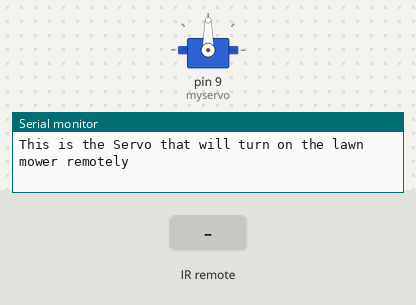
Bench run of a sketch on a simulated Arduino Uno, built with avr-gcc and run on an emulated ATmega328P. Shown: servo, the last lines printed to the serial monitor. The inputs (shaded band) are chosen by the test bench.

Above: at 1.2 s.
1.3 s: infrared code 0xFF18E7 received
At 2.9 s:
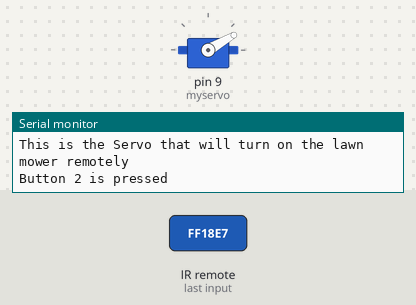
At 5.1 s:
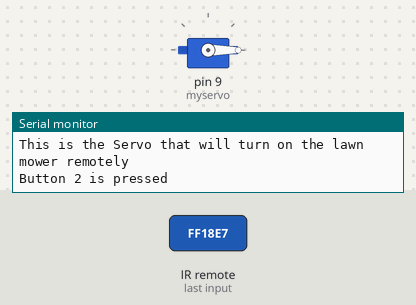
Timing chart, 0 to 6.6 s (numbered marks = the images above; inputs shaded):
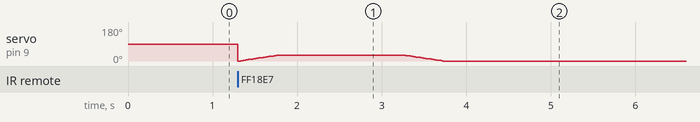

The sketch:

Servo_turns_on_Lawn_mower_01.ino
```cpp
#include "IRremote.h"
#include <Servo.h>

int receiver = 11; // IR reciever connection pin
int ConnectionTime = 1500; // How long the wires will be connected before disconnect in mili seconds
int MaxAngle = 30; // Max angle that the servo will make before returning to intial position


/*-----( Declare objects )-----*/
IRrecv irrecv(receiver);     // create instance of 'irrecv'
decode_results results;      // create instance of 'decode_results'

Servo myservo;  // create servo object to control a servo
// twelve servo objects can be created on most boards

int pos = 0;    // variable to store the servo position


void setup() {
  Serial.begin(9600);
  Serial.println("This is the Servo that will turn on the lawn mower remotely");
  myservo.attach(9);  // attaches the servo on pin 9 to the servo object
  irrecv.enableIRIn(); // Start the receiver
}

void loop() {
  if (irrecv.decode(&results)) {  // have we received an IR signal?

    if(results.value == 0xFF18E7 ){ // button 2 Turn on
      Serial.println("Button 2 is pressed");

        for (pos = 0; pos <= MaxAngle; pos += 1) { // goes from 0 degrees to 30 degrees
        // in steps of 1 degree
        myservo.write(pos);              // tell servo to go to position in variable 'pos'
          delay(15);                       // waits 15ms for the servo to reach the position

          if (pos == MaxAngle) {
            delay(ConnectionTime); // how long the copper connects the two wires
          }
        }

        for (pos = MaxAngle; pos >= 0; pos -= 1) { // goes from 30 degrees to 0 degrees
        myservo.write(pos);              // tell servo to go to position in variable 'pos'
        delay(15);                       // waits 15ms for the servo to reach the position
  }
}


        irrecv.resume(); // receive the next signal
    }
  }
```
